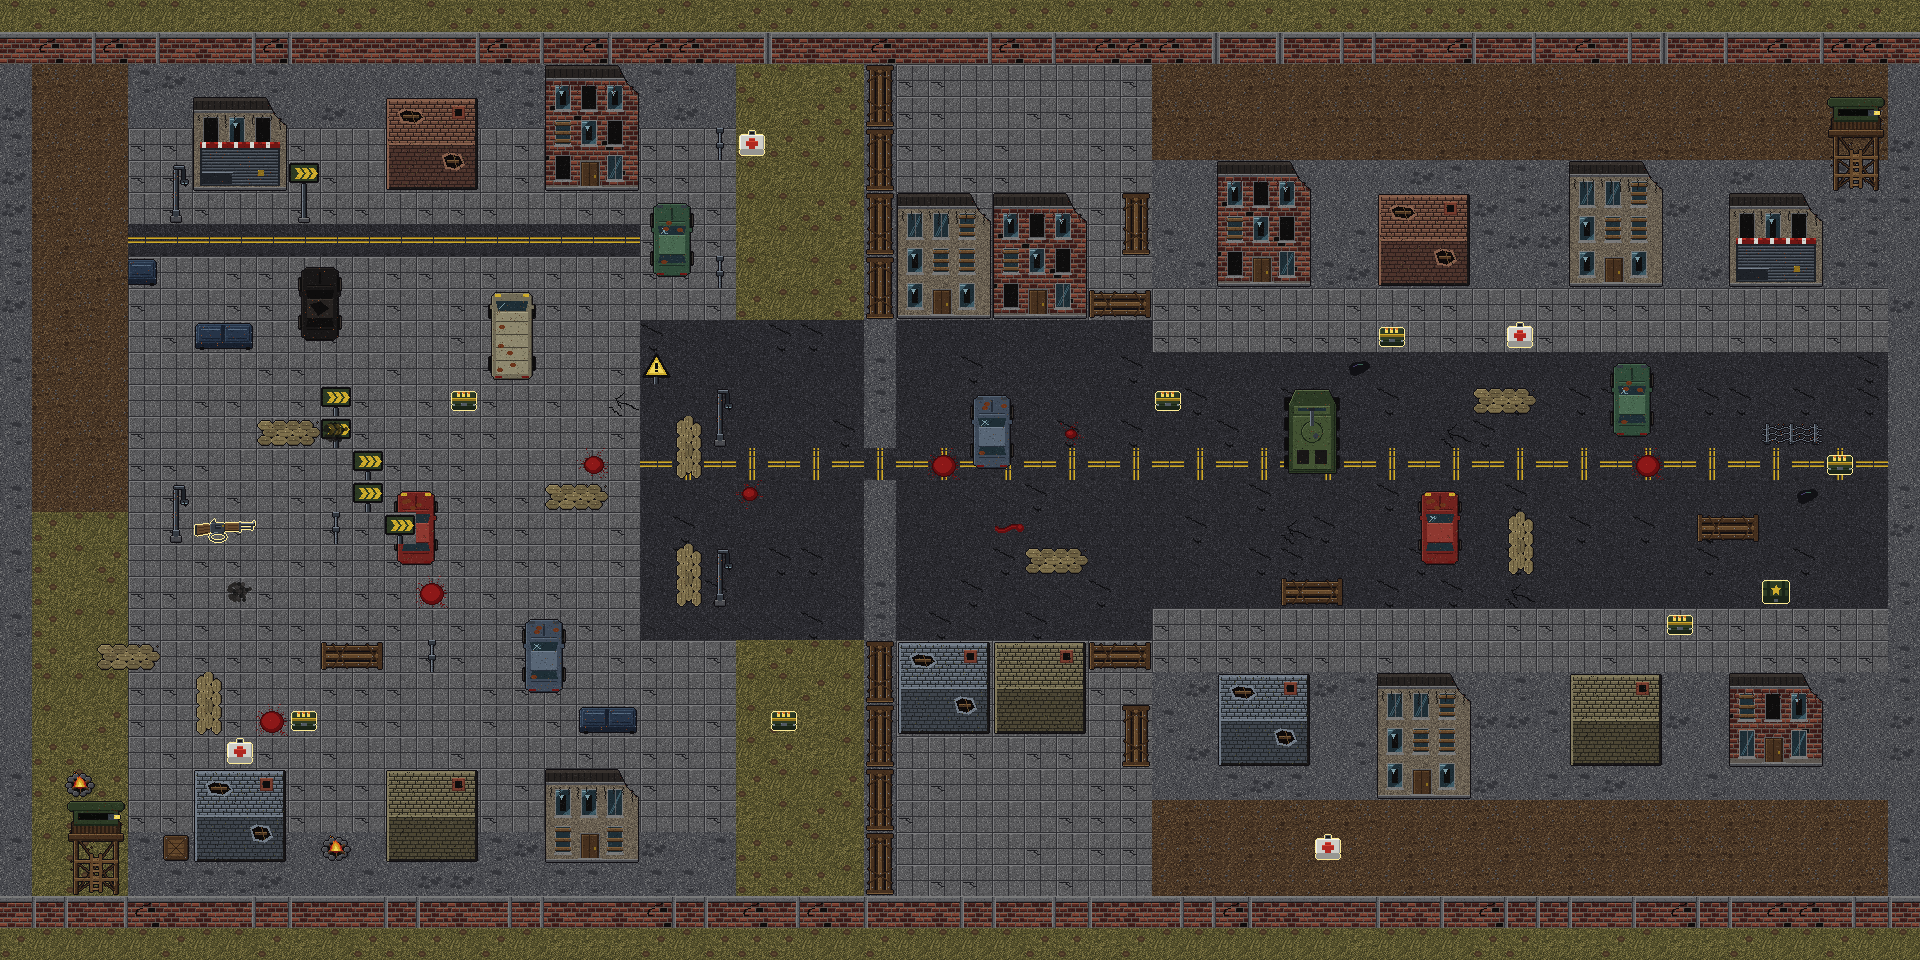

Below is a game level as drawn by its tile map, then a one-line description and the .tmx that defines it (tile-layer data replaced by summaries):
An orthogonal 60x30 tile map with 32x32 px tiles, 3 tile layers (suelo, objetos, decoracion) and 95 objects (20x zombie, 17x barricada, 10x edificio, 7x auto, 6x bodega, ...).

<map version="1.10" tiledversion="1.12.2" orientation="orthogonal" renderorder="right-down" width="60" height="30" tilewidth="32" tileheight="32" infinite="0" nextlayerid="8" nextobjectid="400">
 <properties>
  <property name="nivel" type="int" value="4" />
  <property name="nombre" value="Zona urbana: el último acceso" />
 </properties>
 <tileset firstgid="1" source="tileset_dead_zone.tsx" />
 <layer id="1" name="suelo" width="60" height="30">
  <data>[1800 cells, 1800 non-empty, 17 distinct tile ids]</data>
 </layer>
 <layer id="2" name="objetos" width="60" height="30">
  <data>[1800 cells, 457 non-empty, 150 distinct tile ids]</data>
 </layer>
 <layer id="3" name="decoracion" width="60" height="30">
  <data>[1800 cells, 16 non-empty, 8 distinct tile ids]</data>
 </layer>
 <objectgroup id="4" name="colisiones">
  <object id="1" name="muro_norte" x="0" y="32" width="1920" height="32" />
  <object id="2" name="muro_sur" x="0" y="896" width="1920" height="32" />
  <object id="3" name="muro_reja_norte" x="864" y="64" width="32" height="256" />
  <object id="4" name="muro_reja_sur" x="864" y="640" width="32" height="256" />
  <object id="5" name="tienda" x="192" y="96" width="96" height="96" />
  <object id="6" name="edificio" x="384" y="96" width="96" height="96" />
  <object id="7" name="edificio" x="544" y="64" width="96" height="128" />
  <object id="8" name="bodega" x="192" y="768" width="96" height="96" />
  <object id="9" name="bodega" x="384" y="768" width="96" height="96" />
  <object id="10" name="edificio" x="544" y="768" width="96" height="96" />
  <object id="11" name="auto" x="288" y="256" width="64" height="96" />
  <object id="12" name="auto" x="384" y="480" width="64" height="96" />
  <object id="13" name="auto" x="512" y="608" width="64" height="96" />
  <object id="14" name="auto" x="640" y="192" width="64" height="96" />
  <object id="15" name="furgoneta" x="480" y="288" width="64" height="96" />
  <object id="16" name="barricada" x="256" y="416" width="64" height="32" />
  <object id="17" name="barricada" x="544" y="480" width="64" height="32" />
  <object id="18" name="barricada" x="320" y="640" width="64" height="32" />
  <object id="19" name="barricada" x="672" y="416" width="32" height="64" />
  <object id="20" name="barricada" x="672" y="544" width="32" height="64" />
  <object id="21" name="contenedor" x="192" y="320" width="64" height="32" />
  <object id="22" name="contenedor" x="576" y="704" width="64" height="32" />
  <object id="23" name="barricada" x="96" y="640" width="64" height="32" />
  <object id="24" name="barricada" x="192" y="672" width="32" height="64" />
  <object id="25" name="caja" x="160" y="832" width="32" height="32" />
  <object id="26" name="farola" x="168" y="200" width="16" height="16" />
  <object id="27" name="farola" x="712" y="424" width="16" height="16" />
  <object id="28" name="farola" x="712" y="584" width="16" height="16" />
  <object id="29" name="farola" x="168" y="520" width="16" height="16" />
  <object id="30" name="edificio" x="896" y="192" width="96" height="128" />
  <object id="31" name="edificio" x="992" y="192" width="96" height="128" />
  <object id="32" name="barricada" x="1088" y="288" width="64" height="32" />
  <object id="33" name="bodega" x="896" y="640" width="96" height="96" />
  <object id="34" name="bodega" x="992" y="640" width="96" height="96" />
  <object id="35" name="barricada" x="1088" y="640" width="64" height="32" />
  <object id="36" name="barricada" x="1120" y="192" width="32" height="64" />
  <object id="37" name="barricada" x="1120" y="704" width="32" height="64" />
  <object id="38" name="auto" x="960" y="384" width="64" height="96" />
  <object id="39" name="barricada" x="1024" y="544" width="64" height="32" />
  <object id="40" name="edificio" x="1216" y="160" width="96" height="128" />
  <object id="41" name="edificio" x="1376" y="192" width="96" height="96" />
  <object id="42" name="edificio" x="1568" y="160" width="96" height="128" />
  <object id="43" name="tienda" x="1728" y="192" width="96" height="96" />
  <object id="44" name="bodega" x="1216" y="672" width="96" height="96" />
  <object id="45" name="edificio" x="1376" y="672" width="96" height="128" />
  <object id="46" name="bodega" x="1568" y="672" width="96" height="96" />
  <object id="47" name="edificio" x="1728" y="672" width="96" height="96" />
  <object id="48" name="blindado" x="1280" y="384" width="64" height="96" />
  <object id="49" name="auto" x="1408" y="480" width="64" height="96" />
  <object id="50" name="barricada" x="1472" y="384" width="64" height="32" />
  <object id="51" name="auto" x="1600" y="352" width="64" height="96" />
  <object id="52" name="barricada" x="1696" y="512" width="64" height="32" />
  <object id="53" name="barricada" x="1760" y="416" width="64" height="32" />
  <object id="54" name="barricada" x="1504" y="512" width="32" height="64" />
  <object id="55" name="torre" x="1824" y="96" width="64" height="96" />
  <object id="56" name="barricada" x="1280" y="576" width="64" height="32" />
 </objectgroup>
 <objectgroup id="5" name="puntos" visible="0">
  <object id="100" name="jugador" x="96" y="480">
   <point />
  </object>
  <object id="101" name="zombie" x="584" y="402">
   <point />
  </object>
  <object id="102" name="zombie" x="677" y="544">
   <point />
  </object>
  <object id="103" name="zombie" x="754" y="415">
   <point />
  </object>
  <object id="104" name="zombie" x="514" y="608">
   <point />
  </object>
  <object id="105" name="zombie" x="422" y="286">
   <point />
  </object>
  <object id="106" name="zombie" x="970" y="380">
   <point />
  </object>
  <object id="107" name="zombie" x="1050" y="470">
   <point />
  </object>
  <object id="108" name="zombie" x="980" y="570">
   <point />
  </object>
  <object id="109" name="zombie" x="1090" y="400">
   <point />
  </object>
  <object id="110" name="zombie" x="1116" y="560">
   <point />
  </object>
  <object id="111" name="zombie" x="1416" y="470">
   <point />
  </object>
  <object id="112" name="zombie" x="1464" y="602">
   <point />
  </object>
  <object id="113" name="zombie" x="1578" y="467">
   <point />
  </object>
  <object id="114" name="zombie" x="1610" y="580">
   <point />
  </object>
  <object id="115" name="zombie" x="1758" y="473">
   <point />
  </object>
  <object id="116" name="zombie" x="1804" y="564">
   <point />
  </object>
  <object id="117" name="zombie" x="1500" y="310">
   <point />
  </object>
  <object id="118" name="zombie" x="1509" y="667">
   <point />
  </object>
  <object id="119" name="zombie" x="1768" y="314">
   <point />
  </object>
  <object id="120" name="zombie" x="1700" y="500">
   <point />
  </object>
  <object id="121" name="escopeta" x="200" y="520">
   <point />
  </object>
  <object id="122" name="municion_escopeta" x="296" y="712">
   <point />
  </object>
  <object id="123" name="municion_rifle" x="456" y="392">
   <point />
  </object>
  <object id="124" name="botiquin" x="232" y="744">
   <point />
  </object>
  <object id="125" name="municion_rifle" x="776" y="712">
   <point />
  </object>
  <object id="126" name="botiquin" x="744" y="136">
   <point />
  </object>
  <object id="127" name="municion_escopeta" x="1160" y="392">
   <point />
  </object>
  <object id="128" name="municion_rifle" x="1384" y="328">
   <point />
  </object>
  <object id="129" name="botiquin" x="1512" y="328">
   <point />
  </object>
  <object id="130" name="municion_escopeta" x="1672" y="616">
   <point />
  </object>
  <object id="131" name="municion" x="1768" y="584">
   <point />
  </object>
  </objectgroup>
</map>
<!-- 7 of 95 objects omitted -->
